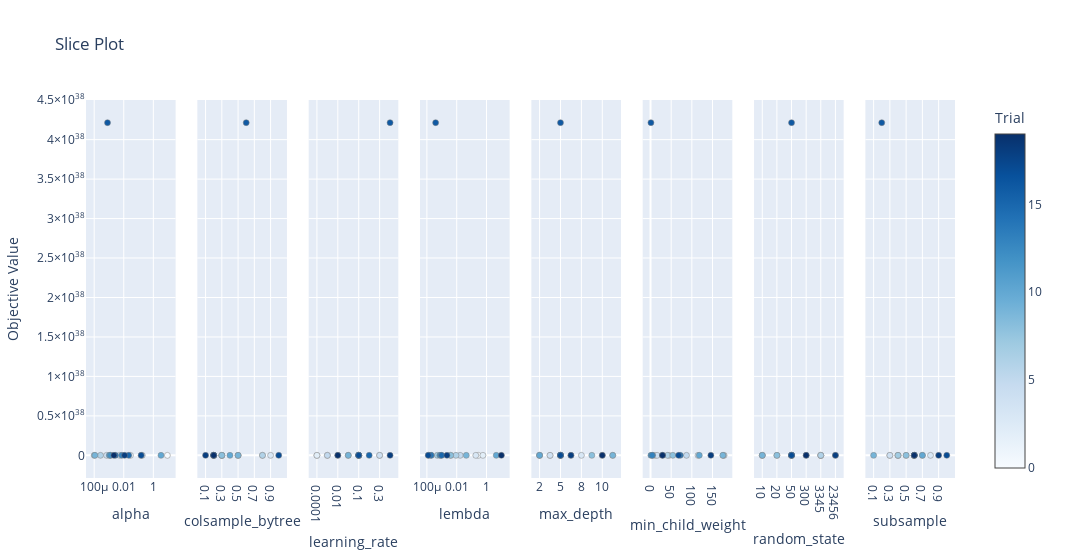

Here is the notebook cell this chart was saved with:
### Code cell
optuna.visualization.plot_slice(find_parameter)

### Figure 1 — Plotly figure (JSON) as saved in the notebook; plotly's stock layout.template omitted (floating-point values rounded to 4 significant figures)
{"data": [{"marker": {"color": [0, 1, 2, 3, 4, 5, 6, 7, 8, 9, 10, 11, 12, 13, 14, 15, 16, 17, 18, 19], "colorbar": {"title": {"text": "Trial"}, "x": 1, "xpad": 40}, "colorscale": [[0, "rgb(247,251,255)"], [0.125, "rgb(222,235,247)"], [0.25, "rgb(198,219,239)"], [0.375, "rgb(158,202,225)"], [0.5, "rgb(107,174,214)"], [0.625, "rgb(66,146,198)"], [0.75, "rgb(33,113,181)"], [0.875, "rgb(8,81,156)"], [1, "rgb(8,48,107)"]], "line": {"color": "Grey", "width": 0.5}, "showscale": true}, "mode": "markers", "name": "Feasible Trial", "showlegend": false, "type": "scatter", "x": [8.908, 0.1512, 0.02854, 0.005339, 0.0006899, 0.1781, 0.0002682, 0.0001008, 0.001243, 0.0001123, 3.299, 0.001048, 0.001279, 0.007331, 0.002752, 0.02163, 0.0007999, 0.1507, 0.01136, 0.002169], "xaxis": "x", "y": [19.52, 82.03, 96.78, 36.65, 18.24, 83.87, 14.71, 96.7, 24.76, 96.79, 35.31, 14.15, 13.5, 14.75, 24.86, 18.15, 4.215e+38, 15.28, 42.25, 14.7], "yaxis": "y"}, {"marker": {"color": [0, 1, 2, 3, 4, 5, 6, 7, 8, 9, 10, 11, 12, 13, 14, 15, 16, 17, 18, 19], "colorbar": {"title": {"text": "Trial"}, "x": 1, "xpad": 40}, "colorscale": [[0, "rgb(247,251,255)"], [0.125, "rgb(222,235,247)"], [0.25, "rgb(198,219,239)"], [0.375, "rgb(158,202,225)"], [0.5, "rgb(107,174,214)"], [0.625, "rgb(66,146,198)"], [0.75, "rgb(33,113,181)"], [0.875, "rgb(8,81,156)"], [1, "rgb(8,48,107)"]], "line": {"color": "Grey", "width": 0.5}, "showscale": false}, "mode": "markers", "name": "Feasible Trial", "showlegend": false, "type": "scatter", "x": [0.5, 0.3, 0.8, 0.9, 0.5, 0.3, 0.8, 0.3, 0.3, 0.5, 0.4, 0.2, 0.2, 0.2, 0.2, 0.2, 0.6, 1, 0.1, 0.2], "xaxis": "x2", "y": [19.52, 82.03, 96.78, 36.65, 18.24, 83.87, 14.71, 96.7, 24.76, 96.79, 35.31, 14.15, 13.5, 14.75, 24.86, 18.15, 4.215e+38, 15.28, 42.25, 14.7], "yaxis": "y2"}, {"marker": {"color": [0, 1, 2, 3, 4, 5, 6, 7, 8, 9, 10, 11, 12, 13, 14, 15, 16, 17, 18, 19], "colorbar": {"title": {"text": "Trial"}, "x": 1, "xpad": 40}, "colorscale": [[0, "rgb(247,251,255)"], [0.125, "rgb(222,235,247)"], [0.25, "rgb(198,219,239)"], [0.375, "rgb(158,202,225)"], [0.5, "rgb(107,174,214)"], [0.625, "rgb(66,146,198)"], [0.75, "rgb(33,113,181)"], [0.875, "rgb(8,81,156)"], [1, "rgb(8,48,107)"]], "line": {"color": "Grey", "width": 0.5}, "showscale": false}, "mode": "markers", "name": "Feasible Trial", "showlegend": false, "type": "scatter", "x": [0.001, 0.0001, 0.0001, 0.3, 0.3, 0.001, 0.1, 0.05, 0.01, 0.05, 0.1, 0.1, 0.1, 0.1, 0.1, 0.2, 1, 0.1, 1, 0.01], "xaxis": "x3", "y": [19.52, 82.03, 96.78, 36.65, 18.24, 83.87, 14.71, 96.7, 24.76, 96.79, 35.31, 14.15, 13.5, 14.75, 24.86, 18.15, 4.215e+38, 15.28, 42.25, 14.7], "yaxis": "y3"}, {"marker": {"color": [0, 1, 2, 3, 4, 5, 6, 7, 8, 9, 10, 11, 12, 13, 14, 15, 16, 17, 18, 19], "colorbar": {"title": {"text": "Trial"}, "x": 1, "xpad": 40}, "colorscale": [[0, "rgb(247,251,255)"], [0.125, "rgb(222,235,247)"], [0.25, "rgb(198,219,239)"], [0.375, "rgb(158,202,225)"], [0.5, "rgb(107,174,214)"], [0.625, "rgb(66,146,198)"], [0.75, "rgb(33,113,181)"], [0.875, "rgb(8,81,156)"], [1, "rgb(8,48,107)"]], "line": {"color": "Grey", "width": 0.5}, "showscale": false}, "mode": "markers", "name": "Feasible Trial", "showlegend": false, "type": "scatter", "x": [0.2828, 0.003933, 0.57, 0.1907, 0.0001269, 0.01707, 0.008916, 0.0004954, 0.003928, 0.04354, 4.492, 0.0001978, 0.0007452, 0.0009001, 0.0001879, 0.0009769, 0.0003872, 0.0001236, 0.002214, 9.924], "xaxis": "x4", "y": [19.52, 82.03, 96.78, 36.65, 18.24, 83.87, 14.71, 96.7, 24.76, 96.79, 35.31, 14.15, 13.5, 14.75, 24.86, 18.15, 4.215e+38, 15.28, 42.25, 14.7], "yaxis": "y4"}, {"marker": {"color": [0, 1, 2, 3, 4, 5, 6, 7, 8, 9, 10, 11, 12, 13, 14, 15, 16, 17, 18, 19], "colorbar": {"title": {"text": "Trial"}, "x": 1, "xpad": 40}, "colorscale": [[0, "rgb(247,251,255)"], [0.125, "rgb(222,235,247)"], [0.25, "rgb(198,219,239)"], [0.375, "rgb(158,202,225)"], [0.5, "rgb(107,174,214)"], [0.625, "rgb(66,146,198)"], [0.75, "rgb(33,113,181)"], [0.875, "rgb(8,81,156)"], [1, "rgb(8,48,107)"]], "line": {"color": "Grey", "width": 0.5}, "showscale": false}, "mode": "markers", "name": "Feasible Trial", "showlegend": false, "type": "scatter", "x": [3, 10, 13, 8, 3, 7, 2, 2, 9, 13, 2, 5, 5, 5, 5, 5, 5, 5, 7, 10], "xaxis": "x5", "y": [19.52, 82.03, 96.78, 36.65, 18.24, 83.87, 14.71, 96.7, 24.76, 96.79, 35.31, 14.15, 13.5, 14.75, 24.86, 18.15, 4.215e+38, 15.28, 42.25, 14.7], "yaxis": "y5"}, {"marker": {"color": [0, 1, 2, 3, 4, 5, 6, 7, 8, 9, 10, 11, 12, 13, 14, 15, 16, 17, 18, 19], "colorbar": {"title": {"text": "Trial"}, "x": 1, "xpad": 40}, "colorscale": [[0, "rgb(247,251,255)"], [0.125, "rgb(222,235,247)"], [0.25, "rgb(198,219,239)"], [0.375, "rgb(158,202,225)"], [0.5, "rgb(107,174,214)"], [0.625, "rgb(66,146,198)"], [0.75, "rgb(33,113,181)"], [0.875, "rgb(8,81,156)"], [1, "rgb(8,48,107)"]], "line": {"color": "Grey", "width": 0.5}, "showscale": false}, "mode": "markers", "name": "Feasible Trial", "showlegend": false, "type": "scatter", "x": [11, 45, 178, 115, 16, 87, 41, 176, 54, 175, 118, 5, 1, 4, 72, 29, 1, 68, 146, 29], "xaxis": "x6", "y": [19.52, 82.03, 96.78, 36.65, 18.24, 83.87, 14.71, 96.7, 24.76, 96.79, 35.31, 14.15, 13.5, 14.75, 24.86, 18.15, 4.215e+38, 15.28, 42.25, 14.7], "yaxis": "y6"}, {"marker": {"color": [0, 1, 2, 3, 4, 5, 6, 7, 8, 9, 10, 11, 12, 13, 14, 15, 16, 17, 18, 19], "colorbar": {"title": {"text": "Trial"}, "x": 1, "xpad": 40}, "colorscale": [[0, "rgb(247,251,255)"], [0.125, "rgb(222,235,247)"], [0.25, "rgb(198,219,239)"], [0.375, "rgb(158,202,225)"], [0.5, "rgb(107,174,214)"], [0.625, "rgb(66,146,198)"], [0.75, "rgb(33,113,181)"], [0.875, "rgb(8,81,156)"], [1, "rgb(8,48,107)"]], "line": {"color": "Grey", "width": 0.5}, "showscale": false}, "mode": "markers", "name": "Feasible Trial", "showlegend": false, "type": "scatter", "x": [23456, 3345, 3345, 3345, 10, 10, 3345, 20, 20, 10, 300, 50, 50, 50, 50, 50, 50, 50, 23456, 300], "xaxis": "x7", "y": [19.52, 82.03, 96.78, 36.65, 18.24, 83.87, 14.71, 96.7, 24.76, 96.79, 35.31, 14.15, 13.5, 14.75, 24.86, 18.15, 4.215e+38, 15.28, 42.25, 14.7], "yaxis": "y7"}, {"marker": {"color": [0, 1, 2, 3, 4, 5, 6, 7, 8, 9, 10, 11, 12, 13, 14, 15, 16, 17, 18, 19], "colorbar": {"title": {"text": "Trial"}, "x": 1, "xpad": 40}, "colorscale": [[0, "rgb(247,251,255)"], [0.125, "rgb(222,235,247)"], [0.25, "rgb(198,219,239)"], [0.375, "rgb(158,202,225)"], [0.5, "rgb(107,174,214)"], [0.625, "rgb(66,146,198)"], [0.75, "rgb(33,113,181)"], [0.875, "rgb(8,81,156)"], [1, "rgb(8,48,107)"]], "line": {"color": "Grey", "width": 0.5}, "showscale": false}, "mode": "markers", "name": "Feasible Trial", "showlegend": false, "type": "scatter", "x": [0.3, 0.4, 0.5, 0.8, 0.3, 0.4, 0.7, 0.4, 0.5, 0.1, 0.7, 0.6, 0.6, 0.6, 0.6, 0.6, 0.2, 1, 0.9, 0.6], "xaxis": "x8", "y": [19.52, 82.03, 96.78, 36.65, 18.24, 83.87, 14.71, 96.7, 24.76, 96.79, 35.31, 14.15, 13.5, 14.75, 24.86, 18.15, 4.215e+38, 15.28, 42.25, 14.7], "yaxis": "y8"}], "layout": {"title": {"text": "Slice Plot"}, "width": 2400, "xaxis": {"anchor": "y", "domain": [0, 0.1031], "title": {"text": "alpha"}, "type": "log"}, "xaxis2": {"anchor": "y2", "categoryarray": [0.1, 0.2, 0.3, 0.4, 0.5, 0.6, 0.7, 0.8, 0.9, 1], "categoryorder": "array", "domain": [0.1281, 0.2312], "title": {"text": "colsample_bytree"}, "type": "category"}, "xaxis3": {"anchor": "y3", "categoryarray": [0.0001, 0.001, 0.01, 0.05, 0.1, 0.2, 0.3, 1], "categoryorder": "array", "domain": [0.2562, 0.3594], "title": {"text": "learning_rate"}, "type": "category"}, "xaxis4": {"anchor": "y4", "domain": [0.3844, 0.4875], "title": {"text": "lembda"}, "type": "log"}, "xaxis5": {"anchor": "y5", "categoryarray": [2, 3, 5, 7, 8, 9, 10, 13], "categoryorder": "array", "domain": [0.5125, 0.6156], "title": {"text": "max_depth"}, "type": "category"}, "xaxis6": {"anchor": "y6", "domain": [0.6406, 0.7438], "title": {"text": "min_child_weight"}}, "xaxis7": {"anchor": "y7", "categoryarray": [10, 20, 50, 300, 3345, 23456], "categoryorder": "array", "domain": [0.7687, 0.8719], "title": {"text": "random_state"}, "type": "category"}, "xaxis8": {"anchor": "y8", "categoryarray": [0.1, 0.2, 0.3, 0.4, 0.5, 0.6, 0.7, 0.8, 0.9, 1], "categoryorder": "array", "domain": [0.8969, 1], "title": {"text": "subsample"}, "type": "category"}, "yaxis": {"anchor": "x", "domain": [0, 1], "title": {"text": "Objective Value"}}, "yaxis2": {"anchor": "x2", "domain": [0, 1], "matches": "y", "showticklabels": false}, "yaxis3": {"anchor": "x3", "domain": [0, 1], "matches": "y", "showticklabels": false}, "yaxis4": {"anchor": "x4", "domain": [0, 1], "matches": "y", "showticklabels": false}, "yaxis5": {"anchor": "x5", "domain": [0, 1], "matches": "y", "showticklabels": false}, "yaxis6": {"anchor": "x6", "domain": [0, 1], "matches": "y", "showticklabels": false}, "yaxis7": {"anchor": "x7", "domain": [0, 1], "matches": "y", "showticklabels": false}, "yaxis8": {"anchor": "x8", "domain": [0, 1], "matches": "y", "showticklabels": false}}}
